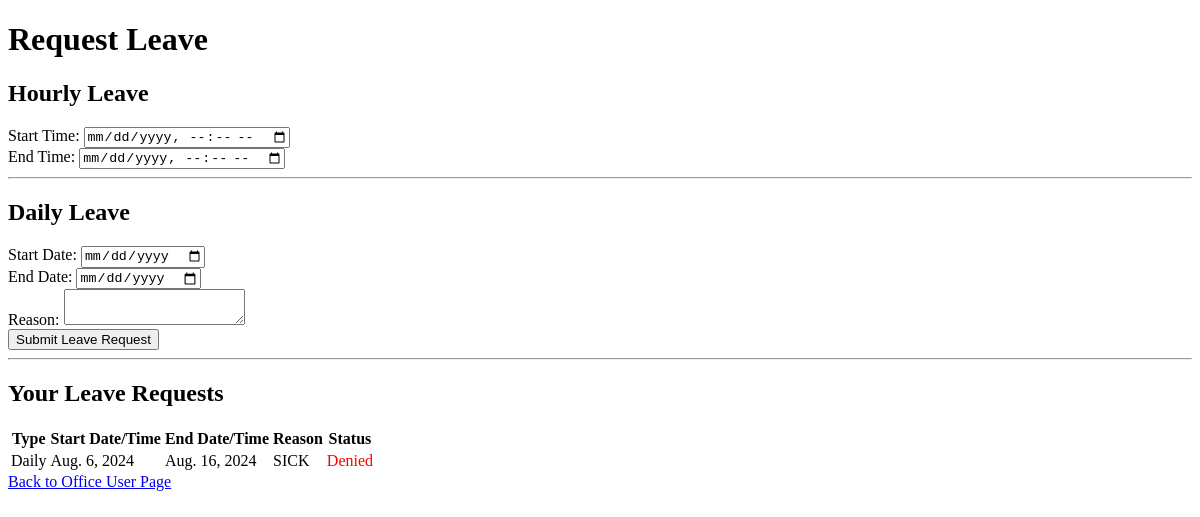
Before: /leave/ (signed in) with the older database file.
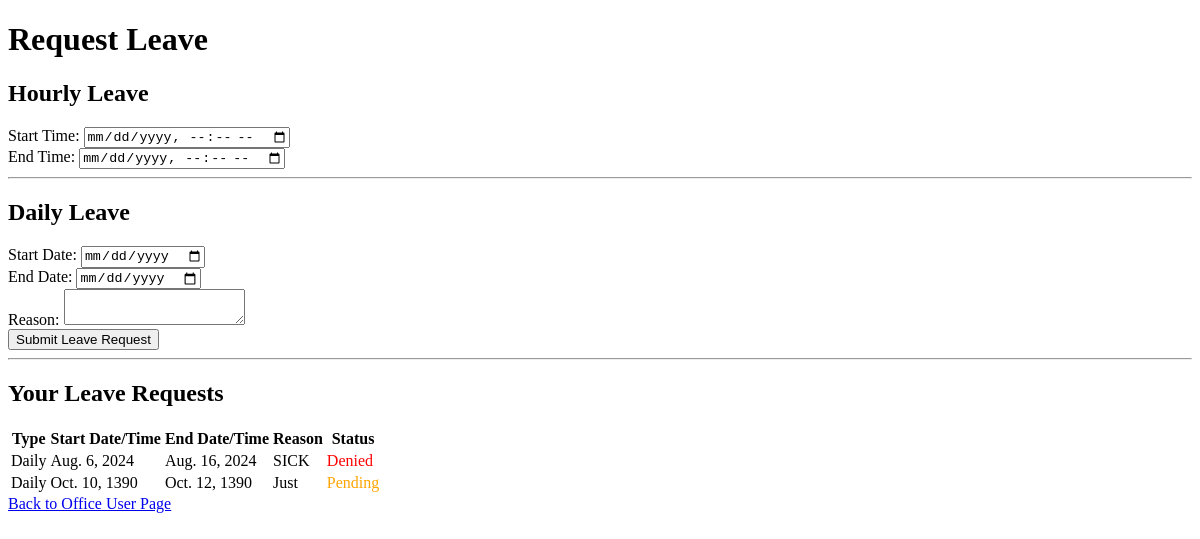
After: the same page with the newer database file.
### daftarMain/models.py (models this page shows, shortened)
class Leave(models.Model):
    office_user = models.ForeignKey(OfficeUser, on_delete=models.CASCADE)
    leave_type = models.CharField(max_length=10, choices=[('hourly', 'Hourly'), ('daily', 'Daily')])
    start_time = models.DateTimeField(null=True, blank=True)
    end_time = models.DateTimeField(null=True, blank=True)
    start_date = models.DateField(null=True, blank=True)
    end_date = models.DateField(null=True, blank=True)
    reason = models.TextField(null=True, blank=True)
    approved = models.BooleanField(default=None, null=True, blank=True)

### daftarMain/views.py (the view, shortened to what this page needs)
# urls.py: path('leave/', views.leave_page, name='leave_page'),
@login_required
def leave_page(request):
    office_user = get_object_or_404(OfficeUser, user=request.user)
    leave_requests = Leave.objects.filter(office_user=office_user).order_by('-start_date', '-start_time')
    return render(request, 'leave_page.html', {
        'leave_requests': leave_requests
    })

### daftarMain/templates/leave_page.html (shortened to what this page needs)
<!DOCTYPE html>
<html lang="en">
<head>
</head>
<body>
    <h1>Request Leave</h1>
    <form method="POST">
        <h2>Hourly Leave</h2>
        <label for="hourly_start_time">Start Time:</label>
        <input type="datetime-local" id="hourly_start_time" name="hourly_start_time"><br>
        <label for="hourly_end_time">End Time:</label>
        <input type="datetime-local" id="hourly_end_time" name="hourly_end_time"><br>
        <hr>
        <h2>Daily Leave</h2>
        <label for="start_date">Start Date:</label>
        <input type="date" id="start_date" name="start_date"><br>
        <label for="end_date">End Date:</label>
        <input type="date" id="end_date" name="end_date"><br>
        <label for="leave_reason">Reason:</label>
        <textarea id="leave_reason" name="leave_reason"></textarea><br>
        <button type="submit">Submit Leave Request</button>
    </form>
    <hr>
    <h2>Your Leave Requests</h2>
    <table>
        <thead>
            <tr>
                <th>Type</th>
                <th>Start Date/Time</th>
                <th>End Date/Time</th>
                <th>Reason</th>
                <th>Status</th>
            </tr>
        </thead>
        <tbody>
            {% for leave in leave_requests %}
            <tr>
                <td>{{ leave.get_leave_type_display }}</td>
                <td>
                    {% if leave.start_date %}
                        {{ leave.start_date }}
                    {% else %}
                        {{ leave.start_time }}
                    {% endif %}
                </td>
                <td>
                    {% if leave.end_date %}
                        {{ leave.end_date }}
                    {% else %}
                        {{ leave.end_time }}
                    {% endif %}
                </td>
                <td>{{ leave.reason }}</td>
                <td>
                    {% if leave.approved is True %}
                        <span style="color: green;">Approved</span>
                    {% elif leave.approved is False %}
                        <span style="color: red;">Denied</span>
                    {% else %}
                        <span style="color: orange;">Pending</span>
                    {% endif %}
                </td>
            </tr>
            {% endfor %}
        </tbody>
    </table>
    <a href="{% url 'office_user_page' %}">Back to Office User Page</a>
</body>
</html>

Changed rows visible on the page:
added Leave: leave_type "Daily", start_date "Oct. 10, 1390", end_date "Oct. 12, 1390", reason "Just", shows "Pending"
